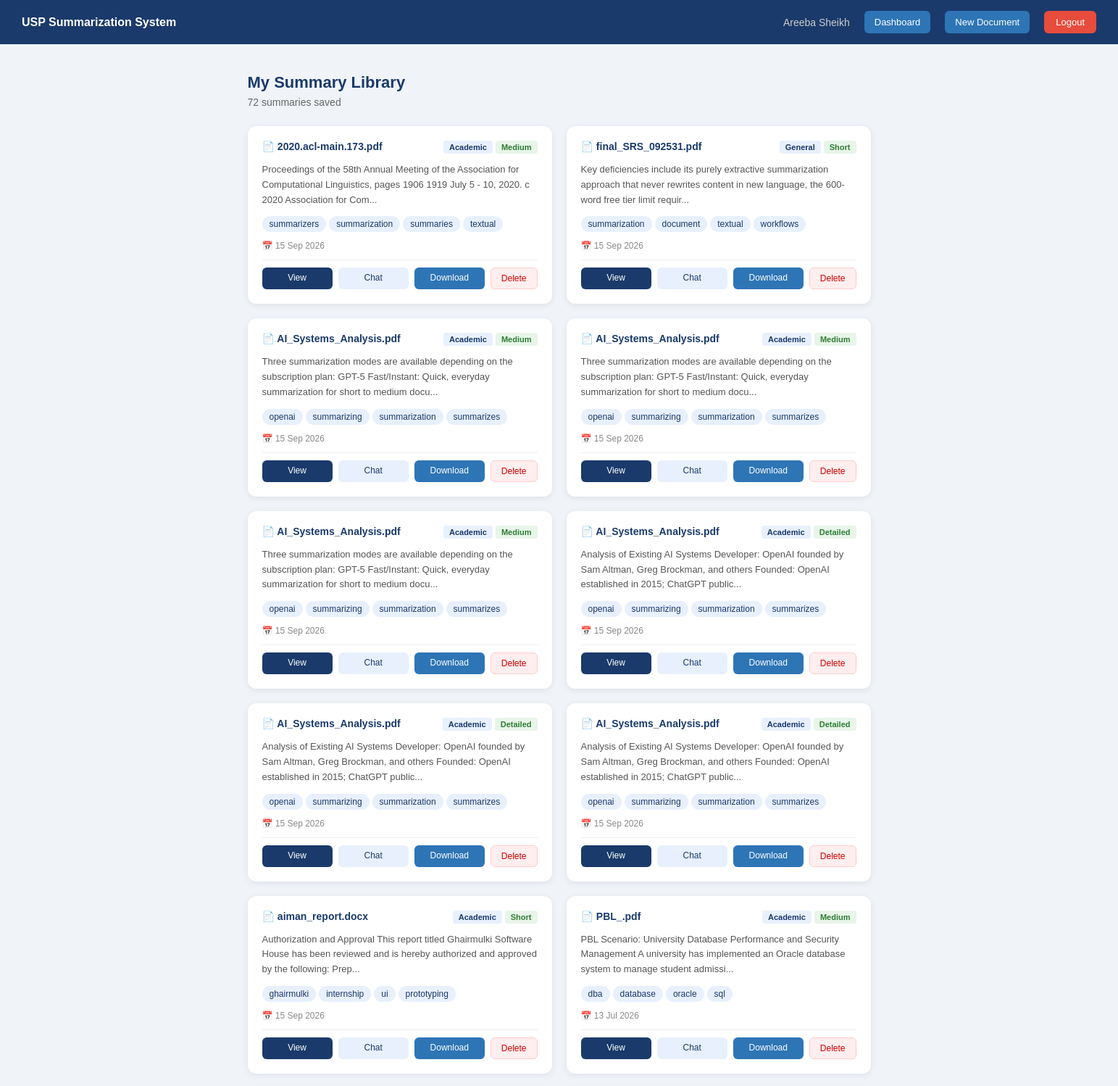
Screenshot of /library (signed in, upper part) with the database file from the repository.
### models/document.py (models this page shows)
class Document(db.Model):
    __tablename__ = 'documents'
    document_id = db.Column(db.Integer, primary_key=True, autoincrement=True)
    user_id = db.Column(db.Integer, db.ForeignKey('users.user_id'), nullable=False)
    filename = db.Column(db.String(255), nullable=False)
    filetype = db.Column(db.String(10), nullable=False)
    upload_date = db.Column(db.DateTime, default=datetime.utcnow)
    extracted_text = db.Column(db.Text, nullable=False)
    summaries = db.relationship('Summary', backref='document', lazy=True)
    chats = db.relationship('Chat', backref='document', lazy=True)

### models/summary.py (models this page shows)
class Summary(db.Model):
    __tablename__ = 'summaries'
    summary_id = db.Column(db.Integer, primary_key=True, autoincrement=True)
    document_id = db.Column(db.Integer, db.ForeignKey('documents.document_id'), nullable=False)
    mode = db.Column(db.String(20), nullable=False)
    length = db.Column(db.String(20), nullable=False)
    summary_text = db.Column(db.Text, nullable=False)
    keywords = db.Column(db.Text, nullable=True)
    rating = db.Column(db.Integer, nullable=True)
    generated_date = db.Column(db.DateTime, default=datetime.utcnow)

### routes/library.py (the view)
@library.route('/library')
@login_required
def view_library():
    user_id = session['user_id']
    documents = Document.query.filter_by(
        user_id=user_id
    ).order_by(Document.upload_date.desc()).all()
    library_items = []
    for doc in documents:
        summaries = Summary.query.filter_by(
            document_id=doc.document_id
        ).order_by(Summary.generated_date.desc()).all()
        for summary in summaries:
            try:
                data = json.loads(summary.summary_text)
                if isinstance(data, dict):
                    first_section = list(data.values())[0]
                    if len(first_section) > 150:
                        preview = first_section[:150] + '...'
                    else:
                        preview = first_section
                else:
                    preview = str(data)[:150] + '...'
            except (json.JSONDecodeError, ValueError, KeyError):
                preview = summary.summary_text[:150] + '...'
            library_items.append({
                'summary_id': summary.summary_id,
                'doc_name': doc.filename,
                'doc_id': doc.document_id,
                'mode': summary.mode,
                'length': summary.length,
                'keywords': summary.keywords,
                'rating': summary.rating,
                'generated_date': summary.generated_date,
                'upload_date': doc.upload_date,
                'preview': preview
            })
    return render_template('library.html',
        items=library_items,
        total=len(library_items)
    )

### app.py (called while the page is built)
@event.listens_for(Engine, "connect")
def set_sqlite_pragma(dbapi_connection, connection_record):
    if isinstance(dbapi_connection, sqlite3.Connection):
        cursor = dbapi_connection.cursor()
        cursor.execute("PRAGMA foreign_keys=ON")
        cursor.close()

### routes/library.py (called while the page is built)
def login_required(f):
    @wraps(f)
    def decorated(*args, **kwargs):
        if 'user_id' not in session:
            flash('Please login first.', 'error')
            return redirect(url_for('auth.login'))
        return f(*args, **kwargs)
    return decorated

### templates/library.html (shortened to what this page needs)
{% extends "base.html" %}
{% block content %}
<nav class="navbar">
    <div class="nav-brand"><strong>USP Summarization System</strong></div>
    <div class="nav-links">
        <span class="nav-user">{{ session.user_name }}</span>
        <a href="/dashboard" class="btn-nav">Dashboard</a>
        <a href="/upload" class="btn-nav">New Document</a>
        <a href="/logout" class="btn-logout">Logout</a>
    </div>
</nav>
<div class="page-wrapper">
    <div class="page-header">
        <h2>My Summary Library</h2>
        <p>{{ total }} summaries saved</p>
    </div>
    {% if items %}
        <div class="library-grid">
            {% for item in items %}
            <div class="library-card">
                <div class="lib-card-header">
                    <div class="lib-doc-name">📄 {{ item.doc_name }}</div>
                    <div class="lib-badges">
                        <span class="badge badge-mode">{{ item.mode | capitalize }}</span>
                        <span class="badge badge-length">{{ item.length | capitalize }}</span>
                    </div>
                </div>
                <div class="lib-preview">
                    {{ item.preview }}
                </div>
                {% if item.keywords %}
                <div class="lib-keywords">
                    {% for kw in item.keywords.split(', ')[:4] %}
                        <span class="keyword-tag">{{ kw }}</span>
                    {% endfor %}
                </div>
                {% endif %}
                <div class="lib-meta">
                    <span>📅 {{ item.generated_date.strftime('%d %b %Y') }}</span>
                </div>
                <div class="lib-actions">
                    <a href="/library/view/{{ item.summary_id }}" class="btn-lib-view">
                        View
                    </a>
                     <a href="/chat-page/{{ item.doc_id }}" class="btn-lib-chat">
                       Chat
                    </a>
                    <a href="/download/{{ item.summary_id }}" class="btn-lib-download">
                        Download
                    </a>
                    <form method="POST" action="/library/delete/{{ item.summary_id }}"
                          onsubmit="return confirm('Delete this summary?')"
                          style="display:inline;">
                        <button type="submit" class="btn-lib-delete">Delete</button>
                    </form>
                </div>
            </div>
            {% endfor %}
        </div>
    {% endif %}
</div>
{% endblock %}

### templates/base.html (shortened to what this page needs)
<!DOCTYPE html>
<html lang="en">
<head>
    <link rel="stylesheet" href="{{ url_for('static', filename='css/style.css') }}">
</head>
<body>
    {% block content %}{% endblock %}
</body>
</html>

### static/css/style.css (style rules this page uses)
* { margin: 0; padding: 0; box-sizing: border-box; }
body { font-family: Arial, sans-serif; background: #f0f4f8; color: #333; }
.navbar { background: #1a3a6b; padding: 15px 30px; display: flex; justify-content: space-between; align-items: center; color: white; }
.nav-brand { font-size: 16px; color: white; }
.nav-links { display: flex; align-items: center; gap: 20px; }
.nav-user { font-size: 14px; color: #ccc; }
.btn-logout { background: #e74c3c; color: white; padding: 8px 16px; border-radius: 6px; text-decoration: none; font-size: 13px; }
.page-wrapper { max-width: 900px; margin: 40px auto; padding: 0 20px; }
.page-header { margin-bottom: 25px; }
.page-header h2 { color: #1a3a6b; font-size: 22px; margin-bottom: 6px; }
.page-header p { color: #666; font-size: 14px; }
.badge { background: #e8f0fe; color: #1a3a6b; padding: 4px 10px; border-radius: 4px; font-size: 12px; font-weight: bold; }
.btn-nav { background: #2e75b6; color: white; padding: 8px 14px; border-radius: 6px; text-decoration: none; font-size: 13px; }
.keyword-tag { background: #e8f0fe; color: #1a3a6b; padding: 4px 10px; border-radius: 20px; font-size: 12px; }
.library-grid { display: grid; grid-template-columns: repeat(auto-fill, minmax(320px, 1fr)); gap: 20px; }
.library-card { background: white; border-radius: 12px; padding: 20px; box-shadow: 0 2px 10px rgba(0,0,0,0.08); display: flex; flex-direction: column; gap: 12px; transition: transform 0.2s; }
.lib-card-header { display: flex; justify-content: space-between; align-items: flex-start; gap: 8px; }
.lib-doc-name { font-weight: bold; font-size: 14px; color: #1a3a6b; flex: 1; word-break: break-word; }
.lib-badges { display: flex; gap: 4px; flex-shrink: 0; }
.badge-mode { background: #e8f0fe; color: #1a3a6b; padding: 3px 8px; border-radius: 4px; font-size: 11px; }
.badge-length { background: #e8f5e9; color: #2e7d32; padding: 3px 8px; border-radius: 4px; font-size: 11px; }
.lib-preview { font-size: 13px; color: #555; line-height: 1.6; flex: 1; }
.lib-keywords { display: flex; flex-wrap: wrap; gap: 4px; }
.lib-meta { display: flex; justify-content: space-between; font-size: 12px; color: #888; }
.lib-actions { display: flex; gap: 8px; padding-top: 10px; border-top: 1px solid #eee; }
.btn-lib-view { background: #1a3a6b; color: white; padding: 7px 14px; border-radius: 6px; text-decoration: none; font-size: 12px; flex: 1; text-align: center; }
.btn-lib-download { background: #2e75b6; color: white; padding: 7px 14px; border-radius: 6px; text-decoration: none; font-size: 12px; flex: 1; text-align: center; }
.btn-lib-delete { background: #fee; color: #c00; border: 1px solid #fcc; padding: 7px 14px; border-radius: 6px; font-size: 12px; cursor: pointer; }
.btn-lib-chat { background: #e8f0fe; color: #1a3a6b; padding: 7px 14px; border-radius: 6px; text-decoration: none; font-size: 12px; flex: 1; text-align: center; }

### rows the page displays
Document: doc_name "2020.acl-main.173.pdf"
Summary: mode "Academic", length "Medium", generated_date "15 Sep 2026"
Document: doc_name "final_SRS_092531.pdf"
Summary: mode "General", length "Short", generated_date "15 Sep 2026"
Document: doc_name "AI_Systems_Analysis.pdf"
Summary: mode "Academic", length "Medium", generated_date "15 Sep 2026"
Document: doc_name "AI_Systems_Analysis.pdf"
Summary: mode "Academic", length "Medium", generated_date "15 Sep 2026"
Document: doc_name "AI_Systems_Analysis.pdf"
Summary: mode "Academic", length "Medium", generated_date "15 Sep 2026"
Document: doc_name "AI_Systems_Analysis.pdf"
Summary: mode "Academic", length "Detailed", generated_date "15 Sep 2026"
Document: doc_name "AI_Systems_Analysis.pdf" "AI_Systems_Analysis.pdf"
Summary: mode "Academic", length "Detailed", generated_date "15 Sep 2026"
Summary: mode "Academic", length "Detailed", generated_date "15 Sep 2026"
Document: doc_name "aiman_report.docx"
Summary: mode "Academic", length "Short", generated_date "15 Sep 2026"
Document: doc_name "PBL_.pdf"
Summary: mode "Academic", length "Medium", generated_date "13 Jul 2026"

### other values shown
{{ session.user_name }} "Areeba Sheikh"
{{ total }} "72"
{{ item.preview }} "Proceedings of the 58th Annual Meeting of the Association for Computational Linguistics, pages 1906 1919 July 5 - 10, 2020. c 2020 Association for Com..." "Key deficiencies include its purely extractive summarization approach that never rewrites content in new language, the 600-word free tier limit requir..." "Three summarization modes are available depending on the subscription plan: GPT-5 Fast/Instant: Quick, everyday summarization for short to medium docu..." "Three summarization modes are available depending on the subscription plan: GPT-5 Fast/Instant: Quick, everyday summarization for short to medium docu..." "Three summarization modes are available depending on the subscription plan: GPT-5 Fast/Instant: Quick, everyday summarization for short to medium docu..." "Analysis of Existing AI Systems Developer: OpenAI founded by Sam Altman, Greg Brockman, and others Founded: OpenAI established in 2015; ChatGPT public..." "Analysis of Existing AI Systems Developer: OpenAI founded by Sam Altman, Greg Brockman, and others Founded: OpenAI established in 2015; ChatGPT public..." "Analysis of Existing AI Systems Developer: OpenAI founded by Sam Altman, Greg Brockman, and others Founded: OpenAI established in 2015; ChatGPT public..." "Authorization and Approval This report titled Ghairmulki Software House has been reviewed and is hereby authorized and approved by the following: Prep..." "PBL Scenario: University Database Performance and Security Management A university has implemented an Oracle database system to manage student admissi..."
{{ kw }} "summarizers" "summarization" "summaries" "textual" "summarization" "document" "textual" "workflows" "openai" "summarizing" "summarization" "summarizes" "openai" "summarizing" "summarization" "summarizes" "openai" "summarizing" "summarization" "summarizes" "openai" "summarizing" "summarization" "summarizes" "openai" "summarizing" "summarization" "summarizes" "openai" "summarizing" "summarization" "summarizes" "ghairmulki" "internship" "ui" "prototyping" "dba" "database" "oracle" "sql"
